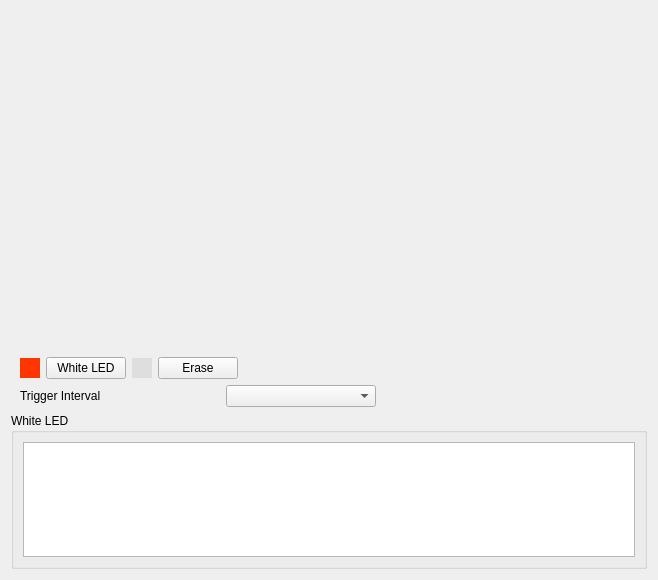
<?xml version="1.0" encoding="UTF-8"?>
<ui version="4.0">
 <class>ActionPageWhiteLed</class>
 <widget class="QWidget" name="ActionPageWhiteLed">
  <property name="geometry">
   <rect>
    <x>0</x>
    <y>0</y>
    <width>658</width>
    <height>580</height>
   </rect>
  </property>
  <property name="windowTitle">
   <string>Form</string>
  </property>
  <layout class="QVBoxLayout" name="verticalLayout">
   <item>
    <widget class="MsScheduleWidget" name="scheduleWidget" native="true">
     <property name="sizePolicy">
      <sizepolicy hsizetype="Preferred" vsizetype="Expanding">
       <horstretch>0</horstretch>
       <verstretch>0</verstretch>
      </sizepolicy>
     </property>
     <property name="minimumSize">
      <size>
       <width>0</width>
       <height>340</height>
      </size>
     </property>
     <property name="maximumSize">
      <size>
       <width>16777215</width>
       <height>340</height>
      </size>
     </property>
    </widget>
   </item>
   <item>
    <layout class="QHBoxLayout" name="horizontalLayout_11">
     <property name="leftMargin">
      <number>9</number>
     </property>
     <property name="rightMargin">
      <number>9</number>
     </property>
     <item>
      <widget class="ColorLabel" name="labelWhiteLed">
       <property name="minimumSize">
        <size>
         <width>20</width>
         <height>0</height>
        </size>
       </property>
       <property name="maximumSize">
        <size>
         <width>20</width>
         <height>20</height>
        </size>
       </property>
       <property name="styleSheet">
        <string notr="true">background-color: #FF3600;</string>
       </property>
       <property name="text">
        <string/>
       </property>
      </widget>
     </item>
     <item>
      <widget class="MyPushButton" name="pushButtonWhiteLed">
       <property name="text">
        <string>White LED</string>
       </property>
       <property name="checkable">
        <bool>true</bool>
       </property>
      </widget>
     </item>
     <item>
      <widget class="ColorLabel" name="labelErase">
       <property name="minimumSize">
        <size>
         <width>20</width>
         <height>0</height>
        </size>
       </property>
       <property name="maximumSize">
        <size>
         <width>20</width>
         <height>20</height>
        </size>
       </property>
       <property name="styleSheet">
        <string notr="true">background-color: #DEDEDE;</string>
       </property>
       <property name="text">
        <string/>
       </property>
      </widget>
     </item>
     <item>
      <widget class="MyPushButton" name="pushButtonErase">
       <property name="text">
        <string>Erase</string>
       </property>
       <property name="checkable">
        <bool>true</bool>
       </property>
      </widget>
     </item>
     <item>
      <spacer name="horizontalSpacer_9">
       <property name="orientation">
        <enum>Qt::Horizontal</enum>
       </property>
       <property name="sizeHint" stdset="0">
        <size>
         <width>40</width>
         <height>20</height>
        </size>
       </property>
      </spacer>
     </item>
    </layout>
   </item>
   <item>
    <layout class="QHBoxLayout" name="horizontalLayout_6">
     <property name="leftMargin">
      <number>9</number>
     </property>
     <property name="rightMargin">
      <number>9</number>
     </property>
     <item>
      <widget class="QLabel" name="labelTriggerInterval">
       <property name="minimumSize">
        <size>
         <width>200</width>
         <height>0</height>
        </size>
       </property>
       <property name="text">
        <string>Trigger Interval</string>
       </property>
      </widget>
     </item>
     <item>
      <widget class="ComboBox" name="comboBoxTriggerInterval">
       <property name="minimumSize">
        <size>
         <width>150</width>
         <height>0</height>
        </size>
       </property>
      </widget>
     </item>
     <item>
      <spacer name="horizontalSpacer_4">
       <property name="orientation">
        <enum>Qt::Horizontal</enum>
       </property>
       <property name="sizeHint" stdset="0">
        <size>
         <width>40</width>
         <height>20</height>
        </size>
       </property>
      </spacer>
     </item>
    </layout>
   </item>
   <item>
    <widget class="QGroupBox" name="groupBoxWhiteLed">
     <property name="maximumSize">
      <size>
       <width>16777215</width>
       <height>16777215</height>
      </size>
     </property>
     <property name="title">
      <string>White LED</string>
     </property>
     <property name="flat">
      <bool>true</bool>
     </property>
     <layout class="QGridLayout" name="gridLayout_4">
      <property name="topMargin">
       <number>9</number>
      </property>
      <property name="bottomMargin">
       <number>9</number>
      </property>
      <item row="3" column="0">
       <widget class="TableView" name="tableViewWhiteLed">
        <property name="enabled">
         <bool>true</bool>
        </property>
       </widget>
      </item>
     </layout>
    </widget>
   </item>
   <item>
    <spacer name="spacer">
     <property name="orientation">
      <enum>Qt::Vertical</enum>
     </property>
     <property name="sizeHint" stdset="0">
      <size>
       <width>20</width>
       <height>20</height>
      </size>
     </property>
    </spacer>
   </item>
  </layout>
 </widget>
 <customwidgets>
  <customwidget>
   <class>MyPushButton</class>
   <extends>QPushButton</extends>
   <header>mypushbutton.h</header>
  </customwidget>
  <customwidget>
   <class>ComboBox</class>
   <extends>QComboBox</extends>
   <header>combobox.h</header>
  </customwidget>
  <customwidget>
   <class>MsScheduleWidget</class>
   <extends>QWidget</extends>
   <header>msschedulewidget.h</header>
   <container>1</container>
  </customwidget>
  <customwidget>
   <class>ColorLabel</class>
   <extends>QLabel</extends>
   <header>colorlabel.h</header>
  </customwidget>
  <customwidget>
   <class>TableView</class>
   <extends>QTableView</extends>
   <header>tableview.h</header>
  </customwidget>
 </customwidgets>
 <resources/>
 <connections/>
</ui>
